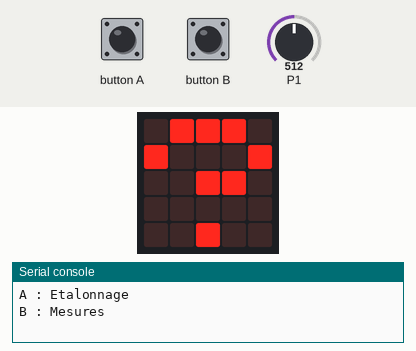
Recording of a program running on a simulated BBC micro:bit running MicroPython. Shown: the board's 5×5 LED display, the last lines printed to the serial console. The test bench sets the inputs (shaded band); at power-on: P1 = 512 (analog values on the 0–1023 scale).

Above: at 1.6 s.
1.7 s: button A pressed for 0.15 s
At 2.9 s:
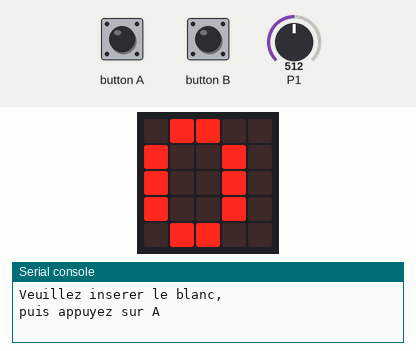
3.3 s: button A pressed for 1 s
At 5.0 s:
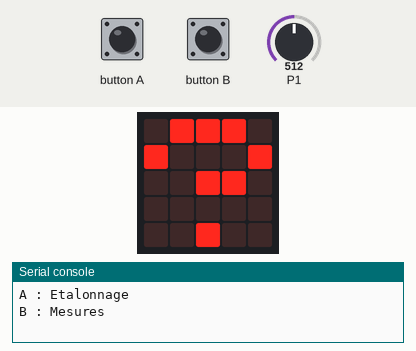
5.8 s: button B pressed for 0.15 s
At 6.1 s:
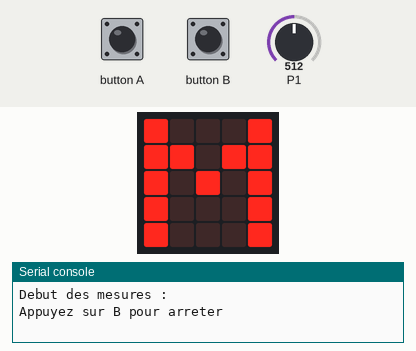
7.4 s: button B pressed for 1 s
At 10.1 s:
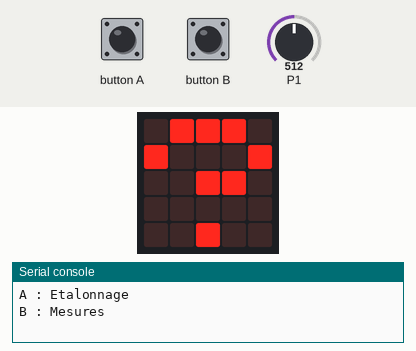
10.9 s: button B pressed for 3.2 s
At 11.2 s:
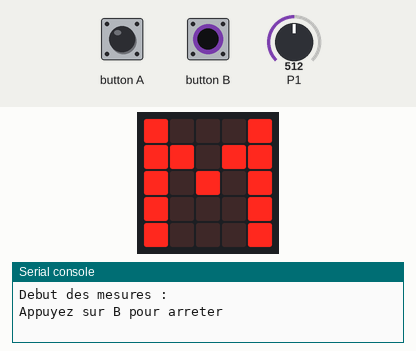
Timing chart, 0 to 13.9 s (numbered marks = the images above; inputs shaded):
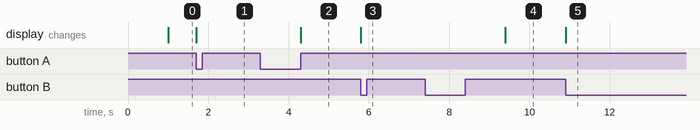

Measured:
- after the input at 1.7 s, the display: changes at once (image 1)
- after the input at 3.3 s, the display: changes after 1.0 s (image 2)
- after the input at 5.8 s, the display: changes at once (image 3)
- after the input at 7.4 s, the display: changes after 2.0 s (image 4)
- after the input at 10.9 s, the display: changes at once (image 5)

The program:

cinetique.py
```python
"""
Colorimètre Micro:bit
Suivi de cinétique v1.0
Décembre 2023 par Bruno PEYROT
"""

from microbit import *
from math import *

zero = 512
display.clear()

while True:
    sleep(1000)
    display.show("?")
    print()
    print("A : Etalonnage")
    print("B : Mesures")
    print()
    while not(button_a.is_pressed()) and not(button_b.is_pressed()):
        pass
    if button_a.is_pressed():
        display.show("0")
        print()
        print("Veuillez inserer le blanc,")
        print("puis appuyez sur A")
        print()
        sleep(1000)
        while not(button_a.is_pressed()):
            lecture = pin1.read_analog()
        zero = lecture
        print()
        print("Etalonnage OK")
        print()
    if button_b.is_pressed():
        display.show("M")
        print()
        print("Debut des mesures :")
        print("Appuyez sur B pour arreter")
        print()
        sleep(1000)
        temps_zero = running_time()
        while not(button_b.is_pressed()):
            lecture = pin1.read_analog()
            temps = (running_time() - temps_zero) / 1000
            A = log(zero / lecture) / log(10)
            print(temps, A)
            sleep(1000)
        while button_b.is_pressed():
            pass
```
